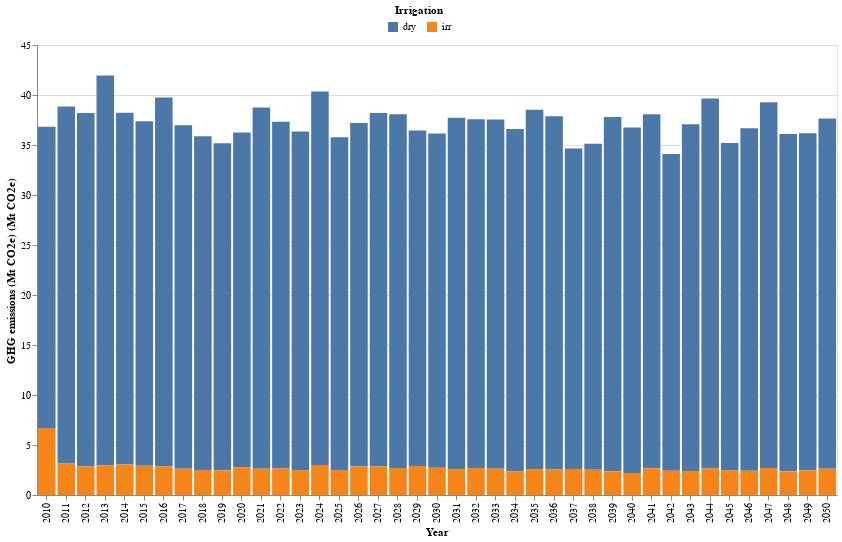

The notebook cell this image was saved under:
### Markdown cell above
#### 1-2) Emissions by dry/irr -- Stack columns

### Code cell
# get the df and plot
GHG_dry_irr_df,GHG_dry_irr_plot = ag_lucc_GHG.plot_GHG_dry_irr()
GHG_dry_irr_plot

### Figure 1 — Vega-Lite specification as saved in the notebook (floating-point values rounded to 4 significant figures)
{"config": {"view": {"continuousWidth": 300, "continuousHeight": 300}}, "layer": [{"mark": {"type": "bar"}, "encoding": {"color": {"field": "Irrigation", "legend": {"direction": "horizontal", "legendX": 350, "legendY": -40, "orient": "none", "title": "Irrigation", "titleAnchor": "middle"}, "type": "nominal"}, "tooltip": [{"field": "Irrigation", "title": "Irrigation", "type": "nominal"}, {"field": "Quantity (Mt CO2e)", "title": "GHG emissions (Mt CO2e)", "type": "quantitative"}], "x": {"axis": {"labelAngle": -90, "title": "Year"}, "field": "Year", "type": "ordinal"}, "y": {"field": "Quantity (Mt CO2e)", "title": "GHG emissions (Mt CO2e) (Mt CO2e)", "type": "quantitative"}}}], "data": {"name": "data-ee2309218c1526add596d9dcf5b70339"}, "height": 450, "width": 800, "$schema": "https://vega.github.io/schema/vega-lite/v5.15.1.json", "datasets": {"data-ee2309218c1526add596d9dcf5b70339": [{"Year": 2010, "Irrigation": "dry", "Quantity (Mt CO2e)": 30.13}, {"Year": 2010, "Irrigation": "irr", "Quantity (Mt CO2e)": 6.694}, {"Year": 2011, "Irrigation": "dry", "Quantity (Mt CO2e)": 35.7}, {"Year": 2011, "Irrigation": "irr", "Quantity (Mt CO2e)": 3.151}, {"Year": 2012, "Irrigation": "dry", "Quantity (Mt CO2e)": 35.34}, {"Year": 2012, "Irrigation": "irr", "Quantity (Mt CO2e)": 2.869}, {"Year": 2013, "Irrigation": "dry", "Quantity (Mt CO2e)": 38.99}, {"Year": 2013, "Irrigation": "irr", "Quantity (Mt CO2e)": 2.974}, {"Year": 2014, "Irrigation": "dry", "Quantity (Mt CO2e)": 35.18}, {"Year": 2014, "Irrigation": "irr", "Quantity (Mt CO2e)": 3.044}, {"Year": 2015, "Irrigation": "dry", "Quantity (Mt CO2e)": 34.44}, {"Year": 2015, "Irrigation": "irr", "Quantity (Mt CO2e)": 2.92}, {"Year": 2016, "Irrigation": "dry", "Quantity (Mt CO2e)": 36.87}, {"Year": 2016, "Irrigation": "irr", "Quantity (Mt CO2e)": 2.875}, {"Year": 2017, "Irrigation": "dry", "Quantity (Mt CO2e)": 34.36}, {"Year": 2017, "Irrigation": "irr", "Quantity (Mt CO2e)": 2.621}, {"Year": 2018, "Irrigation": "dry", "Quantity (Mt CO2e)": 33.35}, {"Year": 2018, "Irrigation": "irr", "Quantity (Mt CO2e)": 2.511}, {"Year": 2019, "Irrigation": "dry", "Quantity (Mt CO2e)": 32.7}, {"Year": 2019, "Irrigation": "irr", "Quantity (Mt CO2e)": 2.47}, {"Year": 2020, "Irrigation": "dry", "Quantity (Mt CO2e)": 33.49}, {"Year": 2020, "Irrigation": "irr", "Quantity (Mt CO2e)": 2.757}, {"Year": 2021, "Irrigation": "dry", "Quantity (Mt CO2e)": 36.11}, {"Year": 2021, "Irrigation": "irr", "Quantity (Mt CO2e)": 2.626}, {"Year": 2022, "Irrigation": "dry", "Quantity (Mt CO2e)": 34.68}, {"Year": 2022, "Irrigation": "irr", "Quantity (Mt CO2e)": 2.648}, {"Year": 2023, "Irrigation": "dry", "Quantity (Mt CO2e)": 33.86}, {"Year": 2023, "Irrigation": "irr", "Quantity (Mt CO2e)": 2.491}, {"Year": 2024, "Irrigation": "dry", "Quantity (Mt CO2e)": 37.34}, {"Year": 2024, "Irrigation": "irr", "Quantity (Mt CO2e)": 3.007}, {"Year": 2025, "Irrigation": "dry", "Quantity (Mt CO2e)": 33.28}, {"Year": 2025, "Irrigation": "irr", "Quantity (Mt CO2e)": 2.508}, {"Year": 2026, "Irrigation": "dry", "Quantity (Mt CO2e)": 34.35}, {"Year": 2026, "Irrigation": "irr", "Quantity (Mt CO2e)": 2.839}, {"Year": 2027, "Irrigation": "dry", "Quantity (Mt CO2e)": 35.35}, {"Year": 2027, "Irrigation": "irr", "Quantity (Mt CO2e)": 2.845}, {"Year": 2028, "Irrigation": "dry", "Quantity (Mt CO2e)": 35.37}, {"Year": 2028, "Irrigation": "irr", "Quantity (Mt CO2e)": 2.7}, {"Year": 2029, "Irrigation": "dry", "Quantity (Mt CO2e)": 33.55}, {"Year": 2029, "Irrigation": "irr", "Quantity (Mt CO2e)": 2.907}, {"Year": 2030, "Irrigation": "dry", "Quantity (Mt CO2e)": 33.43}, {"Year": 2030, "Irrigation": "irr", "Quantity (Mt CO2e)": 2.723}, {"Year": 2031, "Irrigation": "dry", "Quantity (Mt CO2e)": 35.13}, {"Year": 2031, "Irrigation": "irr", "Quantity (Mt CO2e)": 2.593}, {"Year": 2032, "Irrigation": "dry", "Quantity (Mt CO2e)": 34.87}, {"Year": 2032, "Irrigation": "irr", "Quantity (Mt CO2e)": 2.71}, {"Year": 2033, "Irrigation": "dry", "Quantity (Mt CO2e)": 34.94}, {"Year": 2033, "Irrigation": "irr", "Quantity (Mt CO2e)": 2.613}, {"Year": 2034, "Irrigation": "dry", "Quantity (Mt CO2e)": 34.23}, {"Year": 2034, "Irrigation": "irr", "Quantity (Mt CO2e)": 2.383}, {"Year": 2035, "Irrigation": "dry", "Quantity (Mt CO2e)": 35.93}, {"Year": 2035, "Irrigation": "irr", "Quantity (Mt CO2e)": 2.589}, {"Year": 2036, "Irrigation": "dry", "Quantity (Mt CO2e)": 35.32}, {"Year": 2036, "Irrigation": "irr", "Quantity (Mt CO2e)": 2.545}, {"Year": 2037, "Irrigation": "dry", "Quantity (Mt CO2e)": 32.05}, {"Year": 2037, "Irrigation": "irr", "Quantity (Mt CO2e)": 2.608}, {"Year": 2038, "Irrigation": "dry", "Quantity (Mt CO2e)": 32.6}, {"Year": 2038, "Irrigation": "irr", "Quantity (Mt CO2e)": 2.522}, {"Year": 2039, "Irrigation": "dry", "Quantity (Mt CO2e)": 35.43}, {"Year": 2039, "Irrigation": "irr", "Quantity (Mt CO2e)": 2.37}, {"Year": 2040, "Irrigation": "dry", "Quantity (Mt CO2e)": 34.54}, {"Year": 2040, "Irrigation": "irr", "Quantity (Mt CO2e)": 2.198}, {"Year": 2041, "Irrigation": "dry", "Quantity (Mt CO2e)": 35.4}, {"Year": 2041, "Irrigation": "irr", "Quantity (Mt CO2e)": 2.676}, {"Year": 2042, "Irrigation": "dry", "Quantity (Mt CO2e)": 31.68}, {"Year": 2042, "Irrigation": "irr", "Quantity (Mt CO2e)": 2.427}, {"Year": 2043, "Irrigation": "dry", "Quantity (Mt CO2e)": 34.65}, {"Year": 2043, "Irrigation": "irr", "Quantity (Mt CO2e)": 2.409}, {"Year": 2044, "Irrigation": "dry", "Quantity (Mt CO2e)": 36.99}, {"Year": 2044, "Irrigation": "irr", "Quantity (Mt CO2e)": 2.661}, {"Year": 2045, "Irrigation": "dry", "Quantity (Mt CO2e)": 32.74}, {"Year": 2045, "Irrigation": "irr", "Quantity (Mt CO2e)": 2.472}, {"Year": 2046, "Irrigation": "dry", "Quantity (Mt CO2e)": 34.26}, {"Year": 2046, "Irrigation": "irr", "Quantity (Mt CO2e)": 2.424}, {"Year": 2047, "Irrigation": "dry", "Quantity (Mt CO2e)": 36.58}, {"Year": 2047, "Irrigation": "irr", "Quantity (Mt CO2e)": 2.7}, {"Year": 2048, "Irrigation": "dry", "Quantity (Mt CO2e)": 33.73}, {"Year": 2048, "Irrigation": "irr", "Quantity (Mt CO2e)": 2.365}, {"Year": 2049, "Irrigation": "dry", "Quantity (Mt CO2e)": 33.71}, {"Year": 2049, "Irrigation": "irr", "Quantity (Mt CO2e)": 2.467}, {"Year": 2050, "Irrigation": "dry", "Quantity (Mt CO2e)": 35.03}, {"Year": 2050, "Irrigation": "irr", "Quantity (Mt CO2e)": 2.632}]}}
